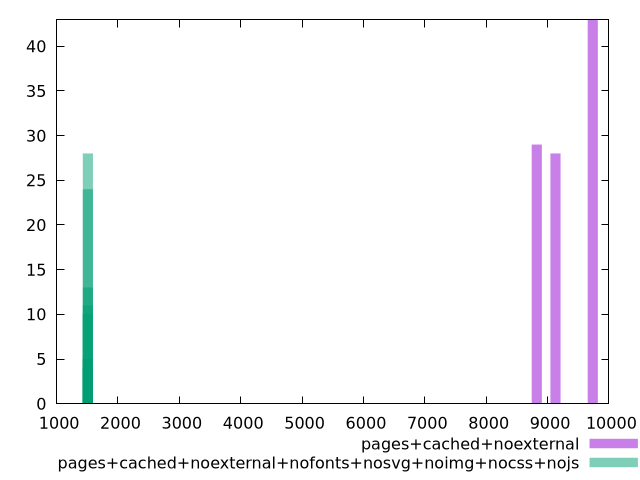

Here is the gnuplot script that generated this plot:
$_pagesCachedNoexternal <<EOF
9738.00410229686 43
9129.378845903306 28
8825.06621770653 29
EOF
$_pagesCachedNoexternalNofontsNosvgNoimgNocssNojs <<EOF
1509.3867460912234 24
1507.959205032499 10
1508.9108990716486 28
1507.0075109933496 4
1507.4833580129243 5
1510.3384401303729 5
1508.4350520520738 11
1509.8625931107981 13
EOF
set key outside below
set terminal pngcairo
set output "report_00006_2020-11-02T20-21-41.718Z/largest-contentful-paint/largest-contentful-paint_pages+cached+noexternal_pages+cached+noexternal+nofonts+nosvg+noimg+nocss+nojs+hist.png"
set boxwidth 164.6199318260702
set style fill transparent solid 0.5 noborder
set yrange [0:43]
plot $_pagesCachedNoexternal title "pages+cached+noexternal" with boxes ,$_pagesCachedNoexternalNofontsNosvgNoimgNocssNojs title "pages+cached+noexternal+nofonts+nosvg+noimg+nocss+nojs" with boxes ,
